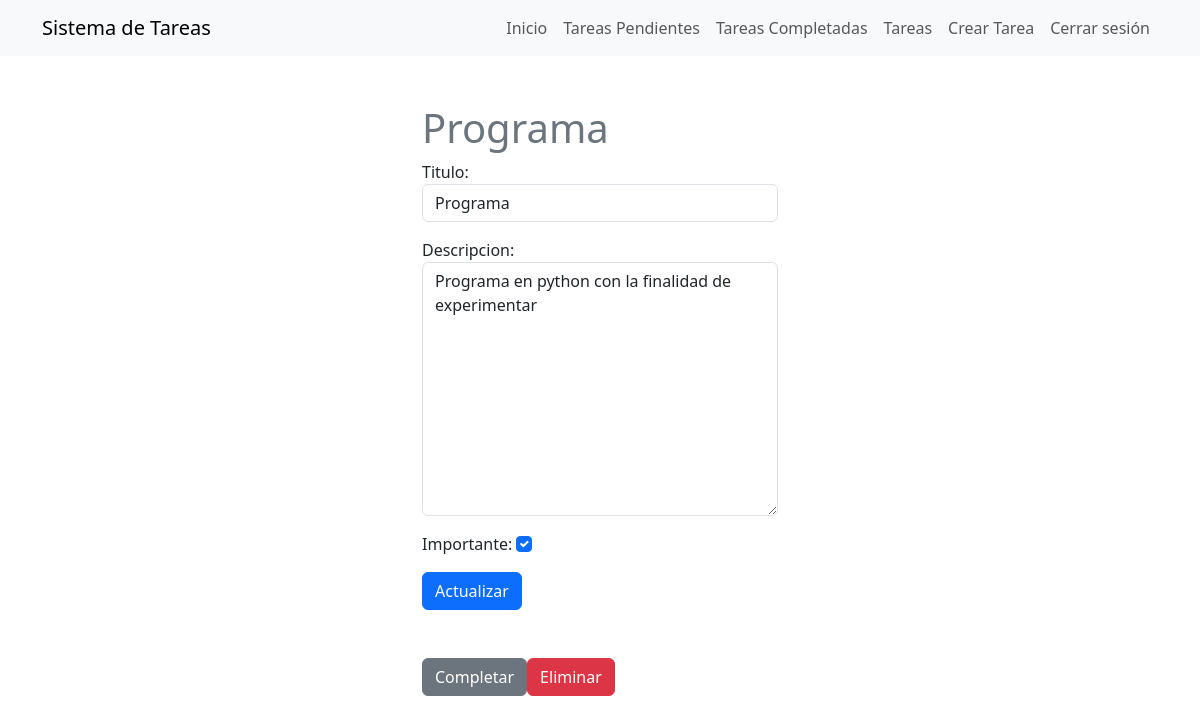
The app's page /tareas/1/ (signed in) with its own data.
### paginasinicio/models.py (models this page shows, shortened)
class Tarea(models.Model):
    titulo = models.CharField(max_length=100)
    descripcion = models.TextField(blank=True)
    creado = models.DateTimeField(auto_now_add=True)
    dato_completo = models.DateTimeField(null=True, blank=True)
    importante = models.BooleanField(default=False)
    usuario = models.ForeignKey(User, on_delete=models.CASCADE)

### paginasinicio/views.py (the view)
# urls.py: path('tareas/<int:tarea_id>/', views.tarea_detalle, name='detalle_tarea'),
@login_required
def tarea_detalle(request, tarea_id): ###task_detail
    tarea = get_object_or_404(Tarea, pk=tarea_id, usuario=request.user)
    if request.method == 'GET':
        form = TareaForm(instance=tarea)
    else:
        form = TareaForm(request.POST, instance=tarea)
        if form.is_valid():
            form.save()
            return redirect('tareas')
    return render(request, 'detalle_tarea.html', {
        'tarea': tarea,
        'form': form,
    })

### paginasinicio/formas.py
class TareaForm(ModelForm):
    class Meta:
        model = Tarea
        fields = ['titulo', 'descripcion', 'importante']
        widgets = {
            'titulo': forms.TextInput(attrs={'class': 'form-control',
                                             'placeholder': 'Ingrese el título de la tarea'}),
            'descripcion': forms.Textarea(attrs={'class': 'form-control',
                                                 'placeholder': 'Ingrese la descripción de la tarea'}),
            'importante': forms.CheckboxInput(attrs={'class': 'form-check-input',
                                                     'placeholder': 'Marque si es importante'}),
        }

### paginasinicio/templates/detalle_tarea.html (shortened to what this page needs)
{% extends 'base.html' %}
{% block content %}
<main class="container">
    <div class="row">
        <div class="col-md-4 offset-md-4 mt-5">
            <h1 class="text-secondary">{{tarea.titulo}}</h1>
            <form method="POST">
                {{form.as_p}}
                <button class="btn btn-primary">
                    Actualizar
                </button>
            </form>
            <div class="d-flex mt-5">
                <form action="{% url 'tareas_completadas' tarea.id %}" method="POST">
                    <button class="btn btn-secondary">
                        Completar
                    </button>
                </form>
                <form action="{% url 'eliminar_tarea' tarea.id %}" method="POST">
                    <button class="btn btn-danger">
                        Eliminar
                    </button>
                </form>
            </div>
        </div>
    </div>
</main>
{% endblock %}

### records on screen
Tarea: titulo "Programa", descripcion "Programa en python con la finalidad de experimentar", importante "☑"
